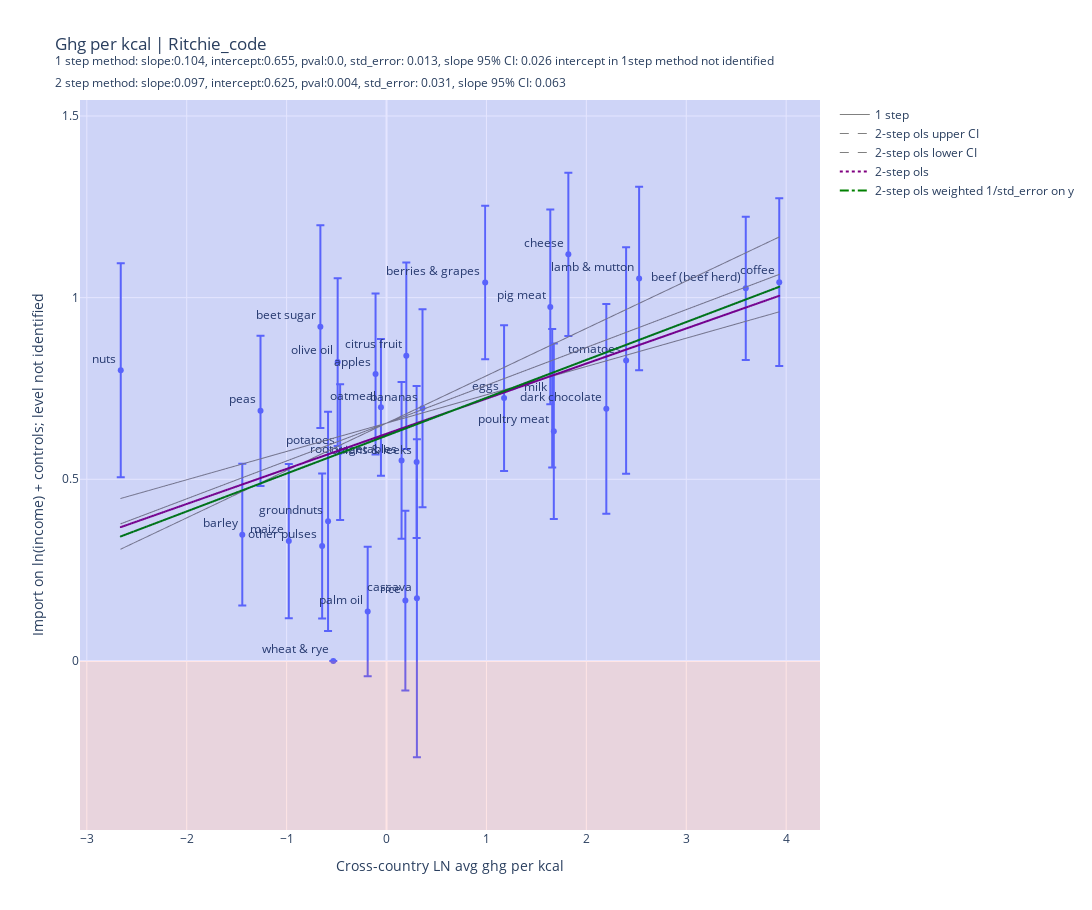

Notebook cell for this chart:
### Markdown cell above
Analysis done with ln(import values) where zeroes were dropped, note the intercept in the 1st method in not identified and is set to equal average of the datapoints
![My Image](graph_python.png)

### Code cell
res_graph.show()
# if opened in python environemnt this graph is interactive

### Figure 1 — Plotly figure (JSON) as saved in the notebook; plotly's stock layout.template omitted (floating-point values rounded to 4 significant figures)
{"data": [{"error_y": {"array": [0.2215, 0.2725, 0.195, 0.1972, 0.279, 0.2113, null, 0.4378, 0.2248, 0.2568, 0.2309, 0.2888, 0.2006, 0.3017, 0.2527, 0.2123, 0.1905, 0.2946, 0.1882, 0.2307, 0.2089, 0.1995, 0.1785, 0.207, 0.2683, 0.1868, 0.2414, 0.2476, 0.2157, 0.3119, 0]}, "hovertemplate": "Cross-country LN avg ghg per kcal=%{x}<br>Import on ln(income) + controls; level not identified=%{y}<br>crop=%{text}<extra></extra>", "legendgroup": "", "line": {"width": 1}, "marker": {"color": "#636efa", "symbol": "circle"}, "mode": "markers+text", "name": "", "orientation": "v", "showlegend": false, "text": ["apples", "bananas", "barley", "beef (beef herd)", "beet sugar", "berries & grapes", "cane sugar", "cassava", "cheese", "citrus fruit", "coffee", "dark chocolate", "eggs", "groundnuts", "lamb & mutton", "maize", "milk", "nuts", "oatmeal", "olive oil", "onions & leeks", "other pulses", "palm oil", "peas", "pig meat", "potatoes", "poultry meat", "rice", "root vegetables", "tomatoes", "wheat & rye"], "textposition": "top left", "type": "scatter", "x": [-0.11, 0.36, -1.444, 3.596, -0.6623, 0.9874, -0.09247, 0.304, 1.82, 0.1978, 3.931, 2.2, 1.177, -0.5854, 2.528, -0.9784, 1.658, -2.66, -0.05606, -0.4892, 0.3011, -0.6445, -0.1887, -1.261, 1.639, -0.4646, 1.674, 0.1884, 0.1503, 2.398, -0.533], "xaxis": "x", "y": [0.7899, 0.6953, 0.3475, 1.026, 0.9201, 1.042, null, 0.1725, 1.119, 0.84, 1.043, 0.6939, 0.7237, 0.3844, 1.053, 0.33, 0.723, 0.8001, 0.698, 0.8226, 0.5476, 0.3164, 0.136, 0.6884, 0.9745, 0.5748, 0.6323, 0.166, 0.5519, 0.827, 0], "yaxis": "y"}, {"line": {"color": "grey", "dash": "solid", "width": 1}, "mode": "lines", "name": "1 step", "type": "scattergl", "x": [-0.11, 0.36, -1.444, 3.596, -0.6623, 0.9874, -0.09247, 0.304, 1.82, 0.1978, 3.931, 2.2, 1.177, -0.5854, 2.528, -0.9784, 1.658, -2.66, -0.05606, -0.4892, 0.3011, -0.6445, -0.1887, -1.261, 1.639, -0.4646, 1.674, 0.1884, 0.1503, 2.398, -0.533], "y": [0.6431, 0.6921, 0.5042, 1.029, 0.5856, 0.7574, 0.6449, 0.6862, 0.8441, 0.6752, 1.064, 0.8837, 0.7771, 0.5936, 0.9179, 0.5527, 0.8273, 0.3775, 0.6487, 0.6036, 0.6859, 0.5874, 0.6349, 0.5232, 0.8253, 0.6062, 0.829, 0.6742, 0.6702, 0.9043, 0.5991]}, {"line": {"color": "grey", "dash": "dash", "width": 1}, "mode": "lines", "name": "2-step ols upper CI", "type": "scattergl", "x": [-0.11, 0.36, -1.444, 3.596, -0.6623, 0.9874, -0.09247, 0.304, 1.82, 0.1978, 3.931, 2.2, 1.177, -0.5854, 2.528, -0.9784, 1.658, -2.66, -0.05606, -0.4892, 0.3011, -0.6445, -0.1887, -1.261, 1.639, -0.4646, 1.674, 0.1884, 0.1503, 2.398, -0.533], "y": [0.6402, 0.7015, 0.4663, 1.123, 0.5682, 0.7833, 0.6425, 0.6942, 0.8918, 0.6804, 1.167, 0.9414, 0.808, 0.5783, 0.9842, 0.527, 0.8708, 0.3077, 0.6473, 0.5908, 0.6938, 0.5706, 0.63, 0.4901, 0.8683, 0.594, 0.8729, 0.6791, 0.6742, 0.9672, 0.5851]}, {"line": {"color": "grey", "dash": "dash", "width": 1}, "mode": "lines", "name": "2-step ols lower CI", "type": "scattergl", "x": [-0.11, 0.36, -1.444, 3.596, -0.6623, 0.9874, -0.09247, 0.304, 1.82, 0.1978, 3.931, 2.2, 1.177, -0.5854, 2.528, -0.9784, 1.658, -2.66, -0.05606, -0.4892, 0.3011, -0.6445, -0.1887, -1.261, 1.639, -0.4646, 1.674, 0.1884, 0.1503, 2.398, -0.533], "y": [0.646, 0.6826, 0.542, 0.9348, 0.603, 0.7315, 0.6474, 0.6783, 0.7964, 0.67, 0.9609, 0.826, 0.7463, 0.609, 0.8516, 0.5783, 0.7838, 0.4472, 0.6502, 0.6165, 0.678, 0.6043, 0.6399, 0.5563, 0.7823, 0.6184, 0.7851, 0.6693, 0.6663, 0.8415, 0.613]}, {"line": {"color": "purple", "dash": "dot"}, "mode": "lines", "name": "2-step ols", "type": "scattergl", "x": [-0.11, 0.36, -1.444, 3.596, -0.6623, 0.9874, 0.304, 1.82, 0.1978, 3.931, 2.2, 1.177, -0.5854, 2.528, -0.9784, 1.658, -2.66, -0.05606, -0.4892, 0.3011, -0.6445, -0.1887, -1.261, 1.639, -0.4646, 1.674, 0.1884, 0.1503, 2.398], "y": [0.6147, 0.6601, 0.4858, 0.9727, 0.5613, 0.7207, 0.6547, 0.8011, 0.6444, 1.005, 0.8378, 0.739, 0.5687, 0.8696, 0.5308, 0.7855, 0.3683, 0.6199, 0.578, 0.6544, 0.563, 0.6071, 0.5034, 0.7837, 0.5804, 0.7871, 0.6435, 0.6398, 0.857]}, {"line": {"color": "green", "dash": "dashdot"}, "mode": "lines", "name": "2-step ols weighted 1/std_error on y", "type": "scattergl", "x": [-0.11, 0.36, -1.444, 3.596, -0.6623, 0.9874, 0.304, 1.82, 0.1978, 3.931, 2.2, 1.177, -0.5854, 2.528, -0.9784, 1.658, -2.66, -0.05606, -0.4892, 0.3011, -0.6445, -0.1887, -1.261, 1.639, -0.4646, 1.674, 0.1884, 0.1503, 2.398], "y": [0.6086, 0.6576, 0.4695, 0.9949, 0.551, 0.723, 0.6518, 0.8098, 0.6407, 1.03, 0.8494, 0.7427, 0.559, 0.8836, 0.5181, 0.7929, 0.3427, 0.6142, 0.5691, 0.6515, 0.5529, 0.6004, 0.4886, 0.7909, 0.5716, 0.7946, 0.6397, 0.6357, 0.87]}], "layout": {"autosize": false, "height": 910, "legend": {"tracegroupgap": 0}, "shapes": [{"fillcolor": "red", "line": {"width": 0}, "opacity": 0.1, "type": "rect", "x0": 0, "x1": 1, "xref": "x domain", "y0": -0.4653, "y1": 0, "yref": "y"}, {"fillcolor": "blue", "line": {"width": 0}, "opacity": 0.1, "type": "rect", "x0": 0, "x1": 1, "xref": "x domain", "y0": 0, "y1": 1.544, "yref": "y"}], "title": {"text": "Ghg per kcal | Ritchie_code<br><sup>1 step method: slope:0.104, intercept:0.655, pval:0.0, std_error: 0.013, slope 95% CI: 0.026</sup><sup> intercept in 1step method not identified</sup><br><sup>2 step method: slope:0.097, intercept:0.625, pval:0.004, std_error: 0.031, slope 95% CI: 0.063</sup>"}, "width": 1170, "xaxis": {"anchor": "y", "autorange": true, "domain": [0, 1], "range": [-3.065, 4.336], "title": {"text": "Cross-country LN avg ghg per kcal"}, "type": "linear"}, "yaxis": {"anchor": "x", "autorange": true, "domain": [0, 1], "range": [-0.4653, 1.544], "title": {"text": "Import on ln(income) + controls; level not identified"}, "type": "linear"}}}
